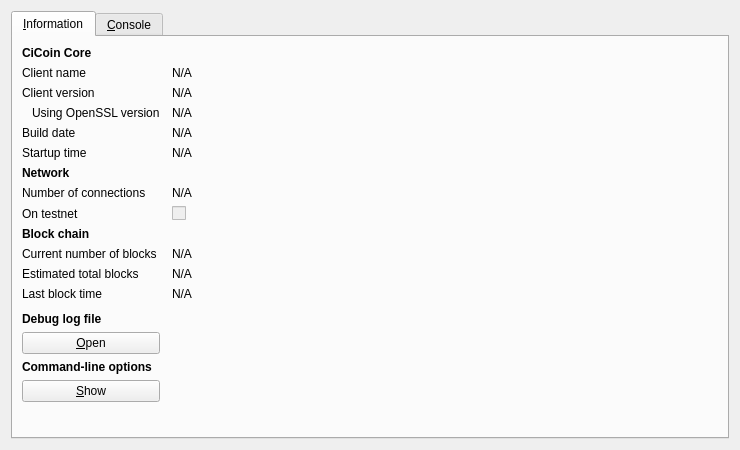
<?xml version="1.0" encoding="UTF-8"?>
<ui version="4.0">
 <class>RPCConsole</class>
 <widget class="QDialog" name="RPCConsole">
  <property name="geometry">
   <rect>
    <x>0</x>
    <y>0</y>
    <width>740</width>
    <height>450</height>
   </rect>
  </property>
  <property name="windowTitle">
   <string>CiCoin - Debug window</string>
  </property>
  <layout class="QVBoxLayout" name="verticalLayout_2">
   <item>
    <widget class="QTabWidget" name="tabWidget">
     <property name="currentIndex">
      <number>0</number>
     </property>
     <widget class="QWidget" name="tab_info">
      <attribute name="title">
       <string>&amp;Information</string>
      </attribute>
      <layout class="QGridLayout" name="gridLayout" columnstretch="0,1">
       <property name="horizontalSpacing">
        <number>12</number>
       </property>
       <item row="0" column="0">
        <widget class="QLabel" name="label_9">
         <property name="font">
          <font>
           <weight>75</weight>
           <bold>true</bold>
          </font>
         </property>
         <property name="text">
          <string>CiCoin Core</string>
         </property>
        </widget>
       </item>
       <item row="1" column="0">
        <widget class="QLabel" name="label_5">
         <property name="text">
          <string>Client name</string>
         </property>
        </widget>
       </item>
       <item row="1" column="1">
        <widget class="QLabel" name="clientName">
         <property name="cursor">
          <cursorShape>IBeamCursor</cursorShape>
         </property>
         <property name="text">
          <string>N/A</string>
         </property>
         <property name="textFormat">
          <enum>Qt::PlainText</enum>
         </property>
         <property name="textInteractionFlags">
          <set>Qt::LinksAccessibleByMouse|Qt::TextSelectableByKeyboard|Qt::TextSelectableByMouse</set>
         </property>
        </widget>
       </item>
       <item row="2" column="0">
        <widget class="QLabel" name="label_6">
         <property name="text">
          <string>Client version</string>
         </property>
        </widget>
       </item>
       <item row="2" column="1">
        <widget class="QLabel" name="clientVersion">
         <property name="cursor">
          <cursorShape>IBeamCursor</cursorShape>
         </property>
         <property name="text">
          <string>N/A</string>
         </property>
         <property name="textFormat">
          <enum>Qt::PlainText</enum>
         </property>
         <property name="textInteractionFlags">
          <set>Qt::LinksAccessibleByMouse|Qt::TextSelectableByKeyboard|Qt::TextSelectableByMouse</set>
         </property>
        </widget>
       </item>
       <item row="3" column="0">
        <widget class="QLabel" name="label_14">
         <property name="text">
          <string>Using OpenSSL version</string>
         </property>
         <property name="indent">
          <number>10</number>
         </property>
        </widget>
       </item>
       <item row="3" column="1">
        <widget class="QLabel" name="openSSLVersion">
         <property name="cursor">
          <cursorShape>IBeamCursor</cursorShape>
         </property>
         <property name="text">
          <string>N/A</string>
         </property>
         <property name="textFormat">
          <enum>Qt::PlainText</enum>
         </property>
         <property name="textInteractionFlags">
          <set>Qt::LinksAccessibleByMouse|Qt::TextSelectableByKeyboard|Qt::TextSelectableByMouse</set>
         </property>
        </widget>
       </item>
       <item row="4" column="0">
        <widget class="QLabel" name="label_12">
         <property name="text">
          <string>Build date</string>
         </property>
        </widget>
       </item>
       <item row="4" column="1">
        <widget class="QLabel" name="buildDate">
         <property name="cursor">
          <cursorShape>IBeamCursor</cursorShape>
         </property>
         <property name="text">
          <string>N/A</string>
         </property>
         <property name="textFormat">
          <enum>Qt::PlainText</enum>
         </property>
         <property name="textInteractionFlags">
          <set>Qt::LinksAccessibleByMouse|Qt::TextSelectableByKeyboard|Qt::TextSelectableByMouse</set>
         </property>
        </widget>
       </item>
       <item row="5" column="0">
        <widget class="QLabel" name="label_13">
         <property name="text">
          <string>Startup time</string>
         </property>
        </widget>
       </item>
       <item row="5" column="1">
        <widget class="QLabel" name="startupTime">
         <property name="cursor">
          <cursorShape>IBeamCursor</cursorShape>
         </property>
         <property name="text">
          <string>N/A</string>
         </property>
         <property name="textFormat">
          <enum>Qt::PlainText</enum>
         </property>
         <property name="textInteractionFlags">
          <set>Qt::LinksAccessibleByMouse|Qt::TextSelectableByKeyboard|Qt::TextSelectableByMouse</set>
         </property>
        </widget>
       </item>
       <item row="6" column="0">
        <widget class="QLabel" name="label_11">
         <property name="font">
          <font>
           <weight>75</weight>
           <bold>true</bold>
          </font>
         </property>
         <property name="text">
          <string>Network</string>
         </property>
        </widget>
       </item>
       <item row="7" column="0">
        <widget class="QLabel" name="label_7">
         <property name="text">
          <string>Number of connections</string>
         </property>
        </widget>
       </item>
       <item row="7" column="1">
        <widget class="QLabel" name="numberOfConnections">
         <property name="cursor">
          <cursorShape>IBeamCursor</cursorShape>
         </property>
         <property name="text">
          <string>N/A</string>
         </property>
         <property name="textFormat">
          <enum>Qt::PlainText</enum>
         </property>
         <property name="textInteractionFlags">
          <set>Qt::LinksAccessibleByMouse|Qt::TextSelectableByKeyboard|Qt::TextSelectableByMouse</set>
         </property>
        </widget>
       </item>
       <item row="8" column="0">
        <widget class="QLabel" name="label_8">
         <property name="text">
          <string>On testnet</string>
         </property>
        </widget>
       </item>
       <item row="8" column="1">
        <widget class="QCheckBox" name="isTestNet">
         <property name="enabled">
          <bool>false</bool>
         </property>
         <property name="text">
          <string/>
         </property>
        </widget>
       </item>
       <item row="9" column="0">
        <widget class="QLabel" name="label_10">
         <property name="font">
          <font>
           <weight>75</weight>
           <bold>true</bold>
          </font>
         </property>
         <property name="text">
          <string>Block chain</string>
         </property>
        </widget>
       </item>
       <item row="10" column="0">
        <widget class="QLabel" name="label_3">
         <property name="text">
          <string>Current number of blocks</string>
         </property>
        </widget>
       </item>
       <item row="10" column="1">
        <widget class="QLabel" name="numberOfBlocks">
         <property name="cursor">
          <cursorShape>IBeamCursor</cursorShape>
         </property>
         <property name="text">
          <string>N/A</string>
         </property>
         <property name="textFormat">
          <enum>Qt::PlainText</enum>
         </property>
         <property name="textInteractionFlags">
          <set>Qt::LinksAccessibleByMouse|Qt::TextSelectableByKeyboard|Qt::TextSelectableByMouse</set>
         </property>
        </widget>
       </item>
       <item row="11" column="0">
        <widget class="QLabel" name="label_4">
         <property name="text">
          <string>Estimated total blocks</string>
         </property>
        </widget>
       </item>
       <item row="11" column="1">
        <widget class="QLabel" name="totalBlocks">
         <property name="cursor">
          <cursorShape>IBeamCursor</cursorShape>
         </property>
         <property name="text">
          <string>N/A</string>
         </property>
         <property name="textFormat">
          <enum>Qt::PlainText</enum>
         </property>
         <property name="textInteractionFlags">
          <set>Qt::LinksAccessibleByMouse|Qt::TextSelectableByKeyboard|Qt::TextSelectableByMouse</set>
         </property>
        </widget>
       </item>
       <item row="12" column="0">
        <widget class="QLabel" name="label_2">
         <property name="text">
          <string>Last block time</string>
         </property>
        </widget>
       </item>
       <item row="12" column="1">
        <widget class="QLabel" name="lastBlockTime">
         <property name="cursor">
          <cursorShape>IBeamCursor</cursorShape>
         </property>
         <property name="text">
          <string>N/A</string>
         </property>
         <property name="textFormat">
          <enum>Qt::PlainText</enum>
         </property>
         <property name="textInteractionFlags">
          <set>Qt::LinksAccessibleByMouse|Qt::TextSelectableByKeyboard|Qt::TextSelectableByMouse</set>
         </property>
        </widget>
       </item>
       <item row="13" column="0">
        <spacer name="verticalSpacer_2">
         <property name="orientation">
          <enum>Qt::Vertical</enum>
         </property>
         <property name="sizeHint" stdset="0">
          <size>
           <width>20</width>
           <height>20</height>
          </size>
         </property>
        </spacer>
       </item>
       <item row="14" column="0">
        <widget class="QLabel" name="labelDebugLogfile">
         <property name="font">
          <font>
           <weight>75</weight>
           <bold>true</bold>
          </font>
         </property>
         <property name="text">
          <string>Debug log file</string>
         </property>
        </widget>
       </item>
       <item row="15" column="0">
        <widget class="QPushButton" name="openDebugLogfileButton">
         <property name="toolTip">
          <string>Open the CiCoin debug log file from the current data directory. This can take a few seconds for large log files.</string>
         </property>
         <property name="text">
          <string>&amp;Open</string>
         </property>
         <property name="autoDefault">
          <bool>false</bool>
         </property>
        </widget>
       </item>
       <item row="16" column="0">
        <widget class="QLabel" name="labelCLOptions">
         <property name="font">
          <font>
           <weight>75</weight>
           <bold>true</bold>
          </font>
         </property>
         <property name="text">
          <string>Command-line options</string>
         </property>
        </widget>
       </item>
       <item row="17" column="0">
        <widget class="QPushButton" name="showCLOptionsButton">
         <property name="toolTip">
          <string>Show the CiCoin-Qt help message to get a list with possible CiCoin command-line options.</string>
         </property>
         <property name="text">
          <string>&amp;Show</string>
         </property>
         <property name="autoDefault">
          <bool>false</bool>
         </property>
        </widget>
       </item>
       <item row="18" column="0">
        <spacer name="verticalSpacer">
         <property name="orientation">
          <enum>Qt::Vertical</enum>
         </property>
         <property name="sizeHint" stdset="0">
          <size>
           <width>20</width>
           <height>40</height>
          </size>
         </property>
        </spacer>
       </item>
      </layout>
     </widget>
     <widget class="QWidget" name="tab_console">
      <attribute name="title">
       <string>&amp;Console</string>
      </attribute>
      <layout class="QVBoxLayout" name="verticalLayout_3">
       <property name="spacing">
        <number>3</number>
       </property>
       <item>
        <widget class="QTextEdit" name="messagesWidget">
         <property name="minimumSize">
          <size>
           <width>0</width>
           <height>100</height>
          </size>
         </property>
         <property name="readOnly">
          <bool>true</bool>
         </property>
         <property name="tabKeyNavigation" stdset="0">
          <bool>false</bool>
         </property>
         <property name="columnCount" stdset="0">
          <number>2</number>
         </property>
        </widget>
       </item>
       <item>
        <layout class="QHBoxLayout" name="horizontalLayout">
         <property name="spacing">
          <number>3</number>
         </property>
         <item>
          <widget class="QLabel" name="label">
           <property name="text">
            <string notr="true">&gt;</string>
           </property>
          </widget>
         </item>
         <item>
          <widget class="QLineEdit" name="lineEdit"/>
         </item>
         <item>
          <widget class="QPushButton" name="clearButton">
           <property name="maximumSize">
            <size>
             <width>24</width>
             <height>24</height>
            </size>
           </property>
           <property name="toolTip">
            <string>Clear console</string>
           </property>
           <property name="text">
            <string/>
           </property>
           <property name="icon">
            <iconset resource="../bitcoin.qrc">
             <normaloff>:/icons/remove</normaloff>:/icons/remove</iconset>
           </property>
           <property name="shortcut">
            <string notr="true">Ctrl+L</string>
           </property>
           <property name="autoDefault">
            <bool>false</bool>
           </property>
          </widget>
         </item>
        </layout>
       </item>
      </layout>
     </widget>
    </widget>
   </item>
  </layout>
 </widget>
 <resources>
  <include location="../bitcoin.qrc"/>
 </resources>
 <connections/>
</ui>
